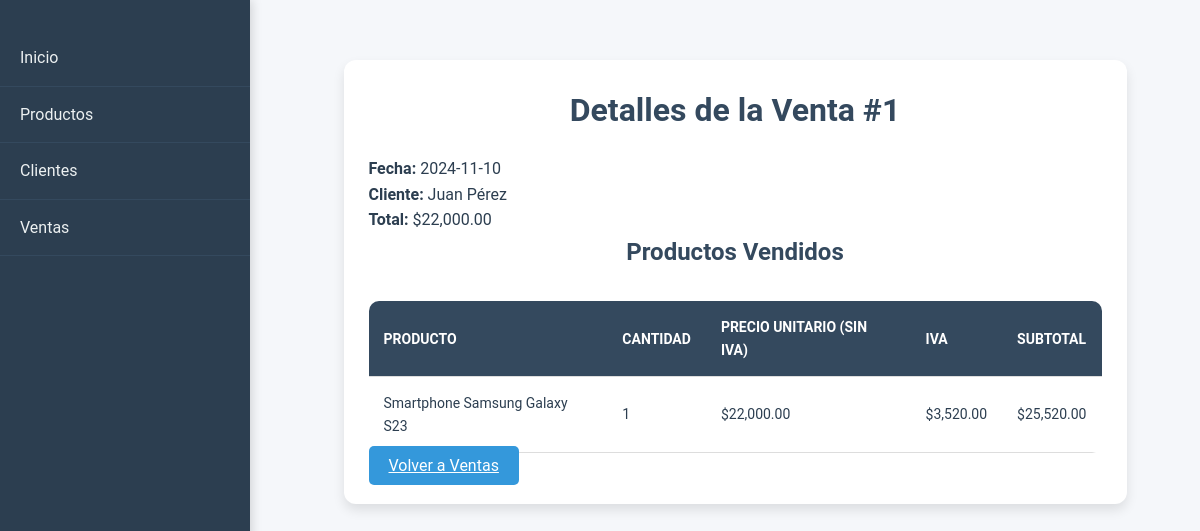
The page /ventas/detalles_venta.php?id=1 on the database its author committed.
### tables this page shows
CREATE TABLE `ventas` (
  `ID_Venta` int(11) NOT NULL,
  `Fecha` date NOT NULL,
  `ID_Cliente` int(11) DEFAULT NULL,
  `Total` decimal(10,2) NOT NULL
);

CREATE TABLE `clientes` (
  `ID_Cliente` int(11) NOT NULL,
  `Nombre` varchar(100) DEFAULT NULL,
  `Contacto` varchar(100) DEFAULT NULL,
  `Telefono` varchar(15) DEFAULT NULL,
  `Direccion` varchar(255) DEFAULT NULL
);

CREATE TABLE `detalles_venta` (
  `ID_Detalle_Venta` int(11) NOT NULL,
  `ID_Venta` int(11) DEFAULT NULL,
  `ID_Producto` int(11) DEFAULT NULL,
  `Cantidad` int(11) NOT NULL,
  `Precio_Unitario` decimal(10,2) NOT NULL
);

CREATE TABLE `productos` (
  `ID_Producto` int(11) NOT NULL,
  `Nombre` varchar(100) NOT NULL,
  `Descripcion` text DEFAULT NULL,
  `ID_Categoria` int(11) DEFAULT NULL,
  `Precio` decimal(10,2) NOT NULL,
  `Cantidad_Stock` int(11) NOT NULL
);

### ventas/detalles_venta.php (the view, shortened to what this page needs)
<?php
include '../includes/conexion.php';
if (isset($_GET['id'])) {
    $id_venta = $_GET['id'];
    $query_venta = "SELECT v.ID_Venta, v.Fecha, c.Nombre AS Cliente, v.Total
                    FROM ventas v
                    LEFT JOIN clientes c ON v.ID_Cliente = c.ID_Cliente
                    WHERE v.ID_Venta = $id_venta";
    $result_venta = mysqli_query($conexion, $query_venta);
    $venta = mysqli_fetch_assoc($result_venta);
    $query_detalles = "SELECT p.Nombre AS Producto, dv.Cantidad, dv.Precio_Unitario,
                       (dv.Precio_Unitario * 0.16) AS IVA,
                       (dv.Precio_Unitario * 1.16) AS Precio_Unitario_Con_IVA,
                       (dv.Cantidad * dv.Precio_Unitario * 1.16) AS Subtotal
                       FROM detalles_venta dv
                       LEFT JOIN productos p ON dv.ID_Producto = p.ID_Producto
                       WHERE dv.ID_Venta = $id_venta";
    $result_detalles = mysqli_query($conexion, $query_detalles);
} else {
    echo "ID de venta no proporcionado.";
    exit;
}
?>
<!DOCTYPE html>
<html lang="es">
<head>
    <link rel="stylesheet" href="../assets/css/styles.css">
</head>
<body>
    <div class="sidebar">
        <a href="../index.php">Inicio</a>
        <a href="../productos/productos.php">Productos</a>
        <a href="../clientes/clientes.php">Clientes</a>
        <a href="ventas.php">Ventas</a>
    </div>
    <div class="main-content">
        <div class="container">
            <h1>Detalles de la Venta #<?= $venta['ID_Venta'] ?></h1>
            <p><strong>Fecha:</strong> <?= $venta['Fecha'] ?></p>
            <p><strong>Cliente:</strong> <?= $venta['Cliente'] ?></p>
            <p><strong>Total:</strong> $<?= number_format($venta['Total'], 2) ?></p>
            <h2>Productos Vendidos</h2>
            <table>
                <thead>
                    <tr>
                        <th>Producto</th>
                        <th>Cantidad</th>
                        <th>Precio Unitario (sin IVA)</th>
                        <th>IVA</th>
                        <th>Subtotal</th>
                    </tr>
                </thead>
                <tbody>
                    <?php while ($detalle = mysqli_fetch_assoc($result_detalles)) { ?>
                        <tr>
                            <td><?= $detalle['Producto'] ?></td>
                            <td><?= $detalle['Cantidad'] ?></td>
                            <td>$<?= number_format($detalle['Precio_Unitario'], 2) ?></td>
                            <td>$<?= number_format($detalle['IVA'], 2) ?></td>
                            <td>$<?= number_format($detalle['Subtotal'], 2) ?></td>
                        </tr>
                    <?php } ?>
                </tbody>
            </table>
            <a href="ventas.php" class="btn">Volver a Ventas</a>
        </div>
    </div>
</body>
</html>

### assets/css/styles.css (style rules this page uses)
* { margin: 0; padding: 0; box-sizing: border-box; }
body { font-family: 'Roboto', sans-serif; background-color: #f5f7fa; color: #2c3e50; line-height: 1.6; }
.container { width: 90%; margin: 30px auto; background-color: #ffffff; padding: 25px; border-radius: 12px; box-shadow: 0 6px 12px rgba(0, 0, 0, 0.1); overflow: hidden; }
h1, h2, h3 { color: #34495e; text-align: center; margin-bottom: 20px; font-weight: bold; }
h1 { font-size: 2rem; margin-bottom: 20px; }
h2 { font-size: 1.5rem; }
.sidebar { width: 250px; position: fixed; top: 0; left: 0; height: 100%; background-color: #2c3e50; padding-top: 30px; box-shadow: 2px 0 10px rgba(0, 0, 0, 0.15); z-index: 1000; transition: width 0.3s ease-in-out; }
.sidebar a { color: #ecf0f1; display: block; padding: 15px 20px; text-decoration: none; font-size: 16px; border-bottom: 1px solid #34495e; transition: background-color 0.3s ease, padding-left 0.3s ease; }
.main-content { margin-left: 270px; padding: 30px; }
button, .btn { background-color: #3498db; color: #ffffff; border: none; padding: 10px 20px; font-size: 16px; border-radius: 5px; cursor: pointer; transition: background-color 0.3s ease, transform 0.2s ease; }
table { width: 100%; margin-top: 30px; border-collapse: collapse; border-radius: 10px; overflow: hidden; background-color: #ffffff; }
table th, table td { padding: 15px; text-align: left; border-bottom: 1px solid #ddd; font-size: 14px; }
table th { background-color: #34495e; color: #ffffff; font-weight: bold; text-transform: uppercase; }

### rows shown on the page
ventas: ID_Venta "1", Fecha "2024-11-10", ID_Cliente.Nombre "Juan Pérez", Total "22,000.00"
detalles_venta: ID_Producto.Nombre "Smartphone Samsung Galaxy S23", Cantidad "1", Precio_Unitario "22,000.00", IVA "3,520.00", Subtotal "25,520.00"
